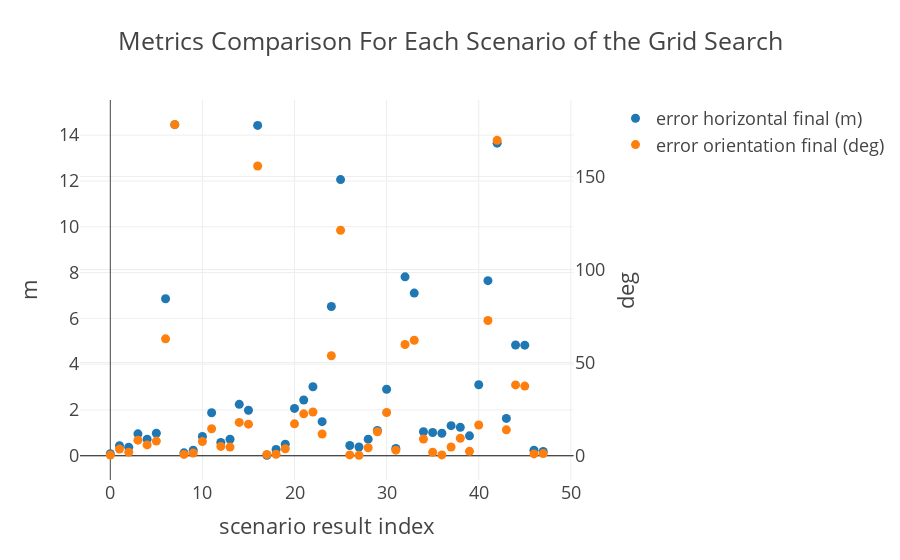

The cell this chart's notebook holds for it:
### Code cell
fig = make_subplots(specs=[[{"secondary_y": True}]])
fig.add_trace(
    go.Scatter(x=list(df.index), y=df[metrics[1]], name=metric_titles[1], mode='markers'),
    secondary_y=False,
)

fig.add_trace(
    go.Scatter(x=list(df.index), y=df[metrics[2]], name=metric_titles[2], mode='markers'),
    secondary_y=True,
)
fig.update_xaxes(title_text="scenario result index")
fig.update_yaxes(title_text=metric_units[1], secondary_y=False)
fig.update_yaxes(title_text=metric_units[2], secondary_y=True)

fig.update_layout(template='presentation', title_text="Metrics Comparison For Each Scenario of the Grid Search")
fig

### Figure 1 — Plotly figure (JSON) as saved in the notebook; plotly's stock layout.template omitted (floating-point values rounded to 4 significant figures)
{"data": [{"mode": "markers", "name": "error horizontal final (m)", "type": "scatter", "x": [0, 1, 2, 3, 4, 5, 6, 7, 8, 9, 10, 11, 12, 13, 14, 15, 16, 17, 18, 19, 20, 21, 22, 23, 24, 25, 26, 27, 28, 29, 30, 31, 32, 33, 34, 35, 36, 37, 38, 39, 40, 41, 42, 43, 44, 45, 46, 47], "xaxis": "x", "y": [0.09024, 0.4385, 0.3751, 0.9554, 0.7209, 0.9808, 6.857, 14.46, 0.1256, 0.2441, 0.8411, 1.88, 0.5769, 0.7191, 2.245, 1.987, 14.43, 0.01613, 0.2759, 0.5043, 2.066, 2.433, 3.015, 1.487, 6.517, 12.06, 0.448, 0.3821, 0.7233, 1.107, 2.904, 0.316, 7.812, 7.103, 1.049, 1.014, 0.9845, 1.314, 1.24, 0.8687, 3.102, 7.646, 13.65, 1.629, 4.837, 4.83, 0.2408, 0.1892], "yaxis": "y"}, {"mode": "markers", "name": "error orientation final (deg)", "type": "scatter", "x": [0, 1, 2, 3, 4, 5, 6, 7, 8, 9, 10, 11, 12, 13, 14, 15, 16, 17, 18, 19, 20, 21, 22, 23, 24, 25, 26, 27, 28, 29, 30, 31, 32, 33, 34, 35, 36, 37, 38, 39, 40, 41, 42, 43, 44, 45, 46, 47], "xaxis": "x", "y": [0.2956, 3.51, 1.87, 8.342, 5.777, 7.826, 62.8, 177.9, 0.659, 1.419, 7.58, 14.48, 4.977, 4.606, 17.86, 16.94, 155.7, 0.64, 0.7745, 3.699, 17.09, 22.49, 23.48, 11.65, 53.71, 121.2, 0.381, 0.1479, 4.248, 12.87, 23.21, 2.938, 59.78, 62.02, 8.952, 1.807, 0.3852, 4.648, 9.33, 2.306, 16.48, 72.68, 169.5, 13.88, 38.03, 37.38, 0.9239, 1.111], "yaxis": "y2"}], "layout": {"title": {"text": "Metrics Comparison For Each Scenario of the Grid Search"}, "xaxis": {"anchor": "y", "domain": [0, 0.94], "title": {"text": "scenario result index"}}, "yaxis": {"anchor": "x", "domain": [0, 1], "title": {"text": "m"}}, "yaxis2": {"anchor": "x", "overlaying": "y", "side": "right", "title": {"text": "deg"}}}}
